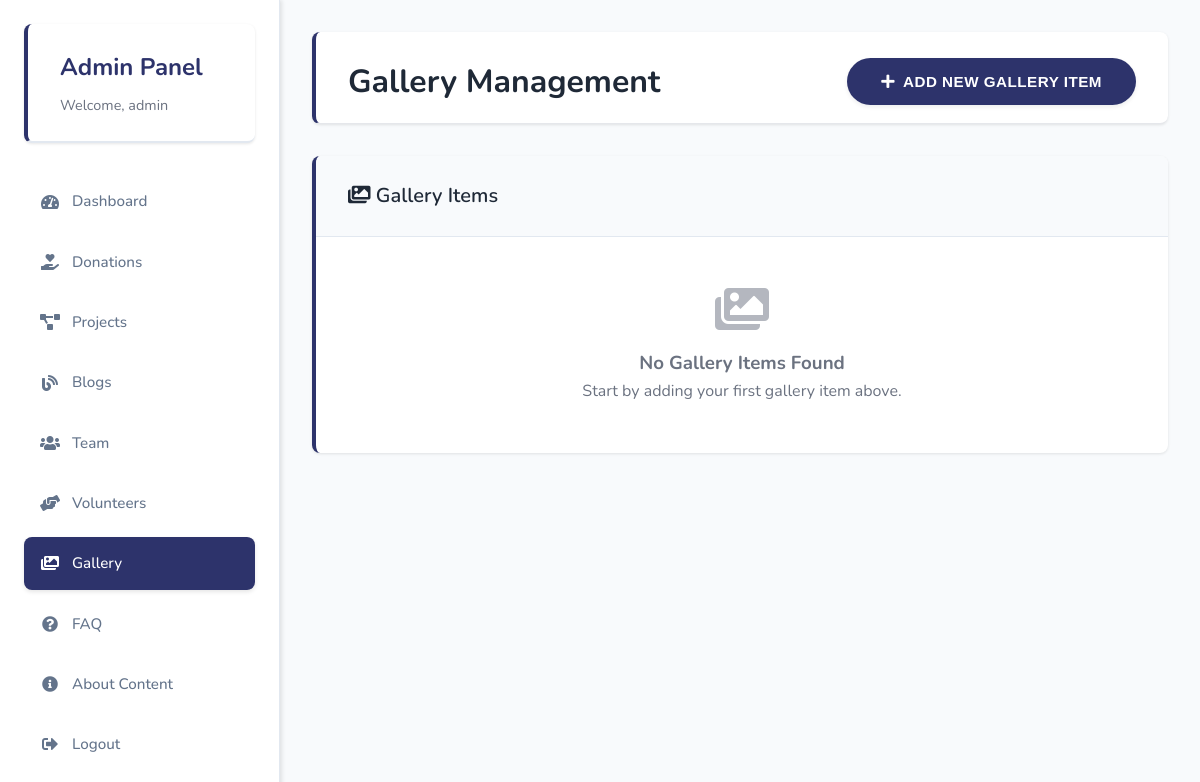
The page /admin/gallery.php (signed in) on the database as committed earlier.
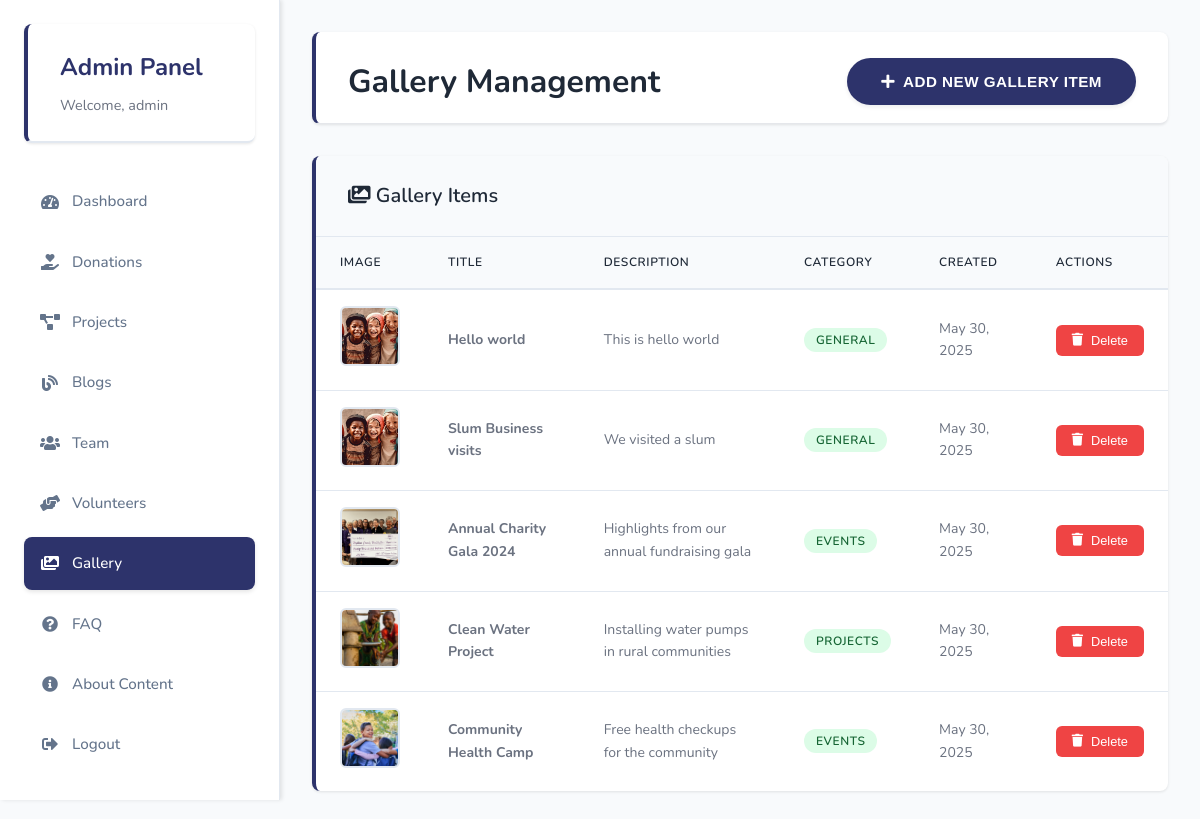
The same page on the database as committed later.
### tables this page shows
CREATE TABLE `gallery` (
  `id` int(11) NOT NULL,
  `title` varchar(255) NOT NULL,
  `description` text DEFAULT NULL,
  `image` varchar(255) NOT NULL,
  `category` varchar(50) NOT NULL DEFAULT 'general',
  `created_at` timestamp NOT NULL DEFAULT current_timestamp(),
  `is_deleted` tinyint(1) DEFAULT 0
);

### admin/gallery.php (the view, shortened to what this page needs)
<?php
$conn = get_database_connection();
$gallery_query = "SELECT * FROM gallery WHERE is_deleted = 0 ORDER BY created_at DESC";
$gallery_result = mysqli_query($conn, $gallery_query);
?>
<!DOCTYPE html>
<html lang="en">
<head>
    <link rel="stylesheet" href="../assets/css/style.css">
    <link rel="stylesheet" href="../assets/css/admin.css">
    <link rel="stylesheet" href="https://cdnjs.cloudflare.com/ajax/libs/font-awesome/5.15.4/css/all.min.css">
</head>
<body>
    <div class="admin-dashboard">
        <?php include 'includes/sidebar.php'; ?>
          <main class="admin-main">
            <div class="page-header">
                <h1>Gallery Management</h1>
                <button class="cta-button" onclick="toggleForm()">
                    <i class="fas fa-plus"></i> Add New Gallery Item
                </button>
            </div>
            <div class="gallery-management">
                <div class="table-section">
                    <h2><i class="fas fa-images"></i> Gallery Items</h2>
                    <?php if (mysqli_num_rows($gallery_result) > 0): ?>
                        <table class="admin-table">
                            <thead>
                                <tr>
                                    <th>Image</th>
                                    <th>Title</th>
                                    <th>Description</th>
                                    <th>Category</th>
                                    <th>Created</th>
                                    <th>Actions</th>
                                </tr>
                            </thead>
                            <tbody>
                                <?php while ($item = mysqli_fetch_assoc($gallery_result)): ?>
                                    <tr>
                                        <td>
                                            <img src="../assets/img/gallery/<?php echo htmlspecialchars($item['image']); ?>"
                                                 alt="<?php echo htmlspecialchars($item['title']); ?>"
                                                 class="gallery-image"
                                                 onerror="this.src='../assets/img/gallery/default.jpg'">
                                        </td>
                                        <td><strong><?php echo htmlspecialchars($item['title']); ?></strong></td>
                                        <td><?php echo htmlspecialchars(substr($item['description'], 0, 50)) . (strlen($item['description']) > 50 ? '...' : ''); ?></td>
                                        <td>
                                            <span class="status-badge status-active">
                                                <?php echo htmlspecialchars(ucfirst($item['category'])); ?>
                                            </span>
                                        </td>
                                        <td><?php echo date('M j, Y', strtotime($item['created_at'])); ?></td>
                                        <td>
                                            <div class="action-buttons">
                                                <form method="POST" style="display: inline;" onsubmit="return confirm('Are you sure you want to delete this item?');">
                                                    <button type="submit" class="btn btn-danger btn-sm">
                                                        <i class="fas fa-trash"></i> Delete
                                                    </button>
                                                </form>
                                            </div>
                                        </td>
                                    </tr>
                                <?php endwhile; ?>
                            </tbody>
                        </table>
                    <?php else: ?>
                        <div class="empty-state">
                            <i class="fas fa-images"></i>
                            <h3>No Gallery Items Found</h3>
                            <p>Start by adding your first gallery item above.</p>
                        </div>
                    <?php endif; ?>
                </div>
            </div>        </main>
    </div>
</body>
</html>

### admin/includes/sidebar.php
<nav class="admin-nav">
    <div class="admin-sidebar">
        <div class="admin-header">
            <h3>Admin Panel</h3>
            <p>Welcome, <?php echo $_SESSION['admin_username']; ?></p>
        </div>
        <ul class="admin-menu">
            <li><a href="<?php echo ADMIN_URL; ?>/dashboard.php" class="<?php echo basename($_SERVER['PHP_SELF']) === 'dashboard.php' ? 'active' : ''; ?>">
                <i class="fas fa-tachometer-alt"></i> Dashboard
            </a></li>
            <li><a href="<?php echo ADMIN_URL; ?>/donations.php" class="<?php echo basename($_SERVER['PHP_SELF']) === 'donations.php' ? 'active' : ''; ?>">
                <i class="fas fa-hand-holding-heart"></i> Donations
            </a></li>
            <li><a href="<?php echo ADMIN_URL; ?>/projects.php" class="<?php echo basename($_SERVER['PHP_SELF']) === 'projects.php' ? 'active' : ''; ?>">
                <i class="fas fa-project-diagram"></i> Projects
            </a></li>
            <li><a href="<?php echo ADMIN_URL; ?>/blogs.php" class="<?php echo basename($_SERVER['PHP_SELF']) === 'blogs.php' ? 'active' : ''; ?>">
                <i class="fas fa-blog"></i> Blogs
            </a></li>            <li><a href="<?php echo ADMIN_URL; ?>/team.php" class="<?php echo basename($_SERVER['PHP_SELF']) === 'team.php' ? 'active' : ''; ?>">
                <i class="fas fa-users"></i> Team
            </a></li>            <li><a href="<?php echo ADMIN_URL; ?>/volunteers.php" class="<?php echo basename($_SERVER['PHP_SELF']) === 'volunteers.php' ? 'active' : ''; ?>">
                <i class="fas fa-hands-helping"></i> Volunteers
            </a></li>            <li><a href="<?php echo ADMIN_URL; ?>/gallery.php" class="<?php echo basename($_SERVER['PHP_SELF']) === 'gallery.php' ? 'active' : ''; ?>">
                <i class="fas fa-images"></i> Gallery
            </a></li>
            <li><a href="<?php echo ADMIN_URL; ?>/faq.php" class="<?php echo basename($_SERVER['PHP_SELF']) === 'faq.php' ? 'active' : ''; ?>">
                <i class="fas fa-question-circle"></i> FAQ
            </a></li>
            <li><a href="<?php echo ADMIN_URL; ?>/about.php" class="<?php echo basename($_SERVER['PHP_SELF']) === 'about.php' ? 'active' : ''; ?>">
                <i class="fas fa-info-circle"></i> About Content
            </a></li>
            <li><a href="<?php echo ADMIN_URL; ?>/logout.php">
                <i class="fas fa-sign-out-alt"></i> Logout
            </a></li>
        </ul>
    </div>
</nav>

### assets/css/style.css (style rules this page uses)
:root { --primary-color: #2d336b; --secondary-color: #7886c7; --accent-color: #fff2f2; --text-color: #1e293b; --light-bg: #e6f3ff; --white: #ffffff; --gradient: linear-gradient(135deg, #1e3a8a, #7886c7); --gradient-accent: linear-gradient(135deg, #1e3a8a, #2563eb); --shadow-sm: 0 2px 4px rgba(15, 23, 42, 0.08); --shadow-md: 0 4px 6px rgba(15, 23, 42, 0.12); --shadow-lg: 0 8px 16px rgba(15, 23, 42, 0.15); --transition: all 0.3s ease; }
* { margin: 0; padding: 0; box-sizing: border-box; }
body { font-family: "Nunito", sans-serif; line-height: 1.6; color: var(--text-color); overflow-x: hidden; }
.cta-button { display: inline-block; padding: 0.8rem 2rem; color: var(--white); text-decoration: none; border-radius: 50px; font-weight: 600; font-size: 0.95rem; letter-spacing: 0.5px; transition: all 0.3s ease; text-transform: uppercase; box-shadow: var(--shadow-sm); background: var(--primary-color); border: 2px solid transparent; }
.admin-dashboard { display: flex; min-height: 100vh; background: #f8fafc; }
.admin-nav { width: 280px; background: #fff; border-right: 1px solid #e2e8f0; position: fixed; height: 100vh; overflow-y: auto; z-index: 1000; }
.admin-sidebar { padding: 1.5rem; }
.admin-header { background: white; padding: 1.5rem 2rem; border-radius: 8px; box-shadow: 0 1px 3px rgba(0, 0, 0, 0.1); margin-bottom: 2rem; border-left: 4px solid var(--primary-color); }
.admin-header h3 { color: var(--primary-color); font-size: 1.5rem; font-weight: 700; margin-bottom: 0.5rem; }
.admin-header p { color: var(--secondary-color); font-size: 0.9rem; }
.admin-menu { list-style: none; padding: 0; margin: 0; }
.admin-menu li { margin-bottom: 0.5rem; }
.admin-menu a { display: flex; align-items: center; gap: 0.75rem; padding: 0.75rem 1rem; color: #64748b; text-decoration: none; border-radius: 8px; transition: all 0.3s ease; font-weight: 500; }
.admin-menu a.active { background: var(--primary-color); color: #fff; }
.admin-menu i { width: 20px; text-align: center; }
.admin-main { flex: 1; margin-left: 280px; padding: 2rem; background: #f8fafc; min-height: 100vh; }
.admin-main h1 { color: var(--primary-color); font-size: 2rem; margin-bottom: 2rem; font-weight: 700; }
.page-header { display: flex; justify-content: space-between; align-items: center; margin-bottom: 2rem; }

Rows that differ between the two databases and show on the page:
added gallery: title "Hello world", description "This is hello world", category "GENERAL", created_at "May 30, 2025"
added gallery: title "Slum Business visits", description "We visited a slum", category "GENERAL", created_at "May 30, 2025"
added gallery: image (picture), title "Annual Charity Gala 2024", description "Highlights from our annual fundraising gala", category "EVENTS", created_at "May 30, 2025"
added gallery: image (picture), title "Clean Water Project", description "Installing water pumps in rural communities", category "PROJECTS", created_at "May 30, 2025"
added gallery: image (picture), title "Community Health Camp", description "Free health checkups for the community", category "EVENTS", created_at "May 30, 2025"
Other text that changed with them:
text no longer shown: "No Gallery Items Found Start by adding your first gallery item above."
text now shown: "IMAGE TITLE DESCRIPTION CATEGORY CREATED ACTIONS"
